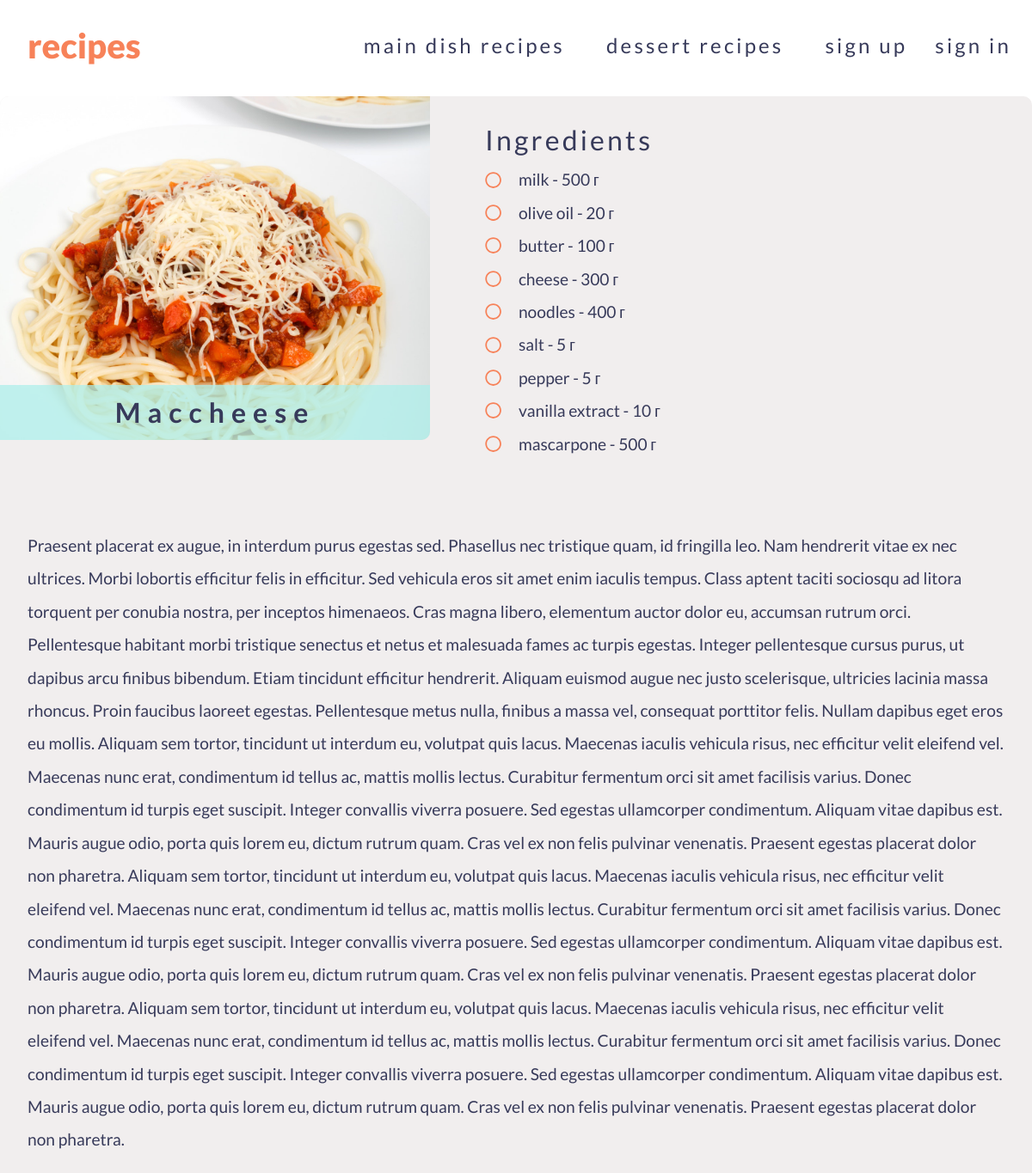
/recipe/maccheese/, run on the app's committed database.
### recipes/models.py (models this page shows, shortened)
class Categories(models.Model):
    title = models.CharField(max_length=150)
    slug = models.SlugField(max_length=150, unique=True, null=True)
    def get_absolute_url(self):
        return reverse("recipes-category", kwargs={"slug": self.slug})

class Recipes(models.Model):
    title = models.CharField(max_length=150)
    slug = models.SlugField(max_length=150, unique=True, null=True)
    img = models.ImageField(upload_to='photos/recipes/%Y/%m/%d/', blank=True)
    description = models.TextField()
    created_at = models.DateTimeField(auto_now_add=True)
    ingredients = models.ManyToManyField('Ingredients', related_name='RecipeIngredients', through='RecipeList')
    category = models.ForeignKey('Categories', on_delete=models.PROTECT)

class RecipeList(models.Model):
    recipe = models.ForeignKey('Recipes', on_delete=models.CASCADE)
    ingredient = models.ForeignKey('Ingredients', on_delete=models.CASCADE)
    quantity = models.IntegerField()

class Ingredients(models.Model):
    title = models.CharField(max_length=150)

### recipes/views.py (the view)
# urls.py: path('recipe/<str:slug>/', get_recipe, name='recipe-detail'),
def get_recipe(request, slug):
    recipe = Recipes.objects.get(slug=slug)
    ingredients = recipe.recipelist_set.all()
    context = {
        'recipe': recipe,
        'ingredients': ingredients
    }
    return render(request, template_name='recipes/recipe_detail.html', context=context)

### recipes/templatetags/search.py (called while the page is built)
@register.inclusion_tag("recipes/get_categories_tpl.html")
def get_categories():
    categories = Categories.objects.all()
    return{
        "categories": categories
    }

### recipes/templates/recipes/recipe_detail.html (shortened to what this page needs)
{% extends 'base.html'%}
{% block content %}
<div class="popup-content">
    <div class="popup-info">
        <div class="row ">
            <div class="custom-col-pop col-md-5 ">
                <div class="dish-img" style="background-image: url('{{ recipe.img.url}}');">
                    <div class="img-title">{{recipe.title}}</div>
                </div>
            </div>
            <div class="custom-col-pop">
                <div class="ingredient">
                    <h2 class="section-heading">Ingredients</h2>
                    <ul>
                        {% for item in ingredients%}
                        <li><i class="far fa-circle ingr-circle"></i> {{item.ingredient.title}} - {{ item.quantity}} г
                        </li>
                        {% endfor %}
                    </ul>
                </div>
            </div>
        </div>
        <div class="recipe-detail">
            <div class="section">
                <div class="section-content">
                    {{recipe.description}}
                </div>
            </div>
        </div>
    </div>
</div>
{% endblock %}

### recipes/templates/recipes/get_categories_tpl.html
{% for category in categories %}
<li class="nav-item">
    <a class="nav-link scroll" href="{{ category.get_absolute_url }}">{{category.title}} recipes</a>
</li>
{% endfor %}

### recipes/static/recipes/css/style.css (style rules this page uses)
* { margin: 0; padding: 0; box-sizing: border-box; }
html { font-size: 100%; }
html,body { width: 100%; height: 100%; }
body { padding-top: 80px; font-family: 'Lato', sans-serif; font-weight: 400; font-size: 1.2rem; color: #373A5A; line-height: 2; }
a.nav-link { color: #373A5A; margin-right: 1rem; margin-left: 1rem; font-size: 1.5rem; letter-spacing: .2rem; }
.row { margin: 0; }
.dish-img { height:25rem; background-size: cover; background-position:center; border-radius: 0 0 10px 0; position: relative; overflow: hidden; }
.img-title { position: absolute; top:100%; left: 50%; width: 100.1%; text-align: center; font-size: 2rem; letter-spacing: .5rem; font-weight: 700; background-color: rgba(174, 239, 236, 0.753); transform: translate(-50%,-100%); color: #373A5A; }
.section { margin-top: 2rem; }
.section-heading { padding-top: 2rem; letter-spacing: .2rem; }
.popup-content { margin-top: 2rem; background: rgba(241, 238, 238, 0.993); position:relative; left:50%; transform:translate(-50%, 0%); overflow: hidden; border-radius: 10px; }
.custom-col-pop { padding: 0; }
.ingredient { padding-left: 4rem; }
.ingr-circle { margin-right: 1rem; color: #F78259; }
ul { list-style-type: none; }
.recipe-detail { padding: 2rem; }

### data on the page
Categories: title "main dish"
Categories: title "dessert"
Recipes: img (picture), title "Maccheese", description "Praesent placerat ex augue, in interdum purus egestas sed. Phasellus nec tristique quam, id fringilla leo. Nam hendrerit vitae ex nec ultrices. Morbi lobortis efficitur felis in efficitur. Sed vehicula eros sit amet enim iaculis tempus. Class aptent taciti sociosqu ad litora torquent per conubia nostra, per inceptos himenaeos. Cras magna libero, elementum auctor dolor eu, accumsan rutrum orci. Pellentesque habitant morbi tristique senectus et netus et malesuada fames ac turpis egestas. Integer pellentesque cursus purus, ut dapibus arcu finibus bibendum. Etiam tincidunt efficitur hendrerit. Aliquam euismod augue nec justo scelerisque, ultricies lacinia massa rhoncus. Proin faucibus laoreet…"
RecipeList: ingredient "milk", quantity "500"
RecipeList: ingredient "olive oil", quantity "20"
RecipeList: ingredient "butter", quantity "100"
RecipeList: ingredient "cheese", quantity "300"
RecipeList: ingredient "noodles", quantity "400"
RecipeList: ingredient "salt", quantity "5"
RecipeList: ingredient "pepper", quantity "5"
RecipeList: ingredient "vanilla extract", quantity "10"
RecipeList: ingredient "mascarpone", quantity "500"
